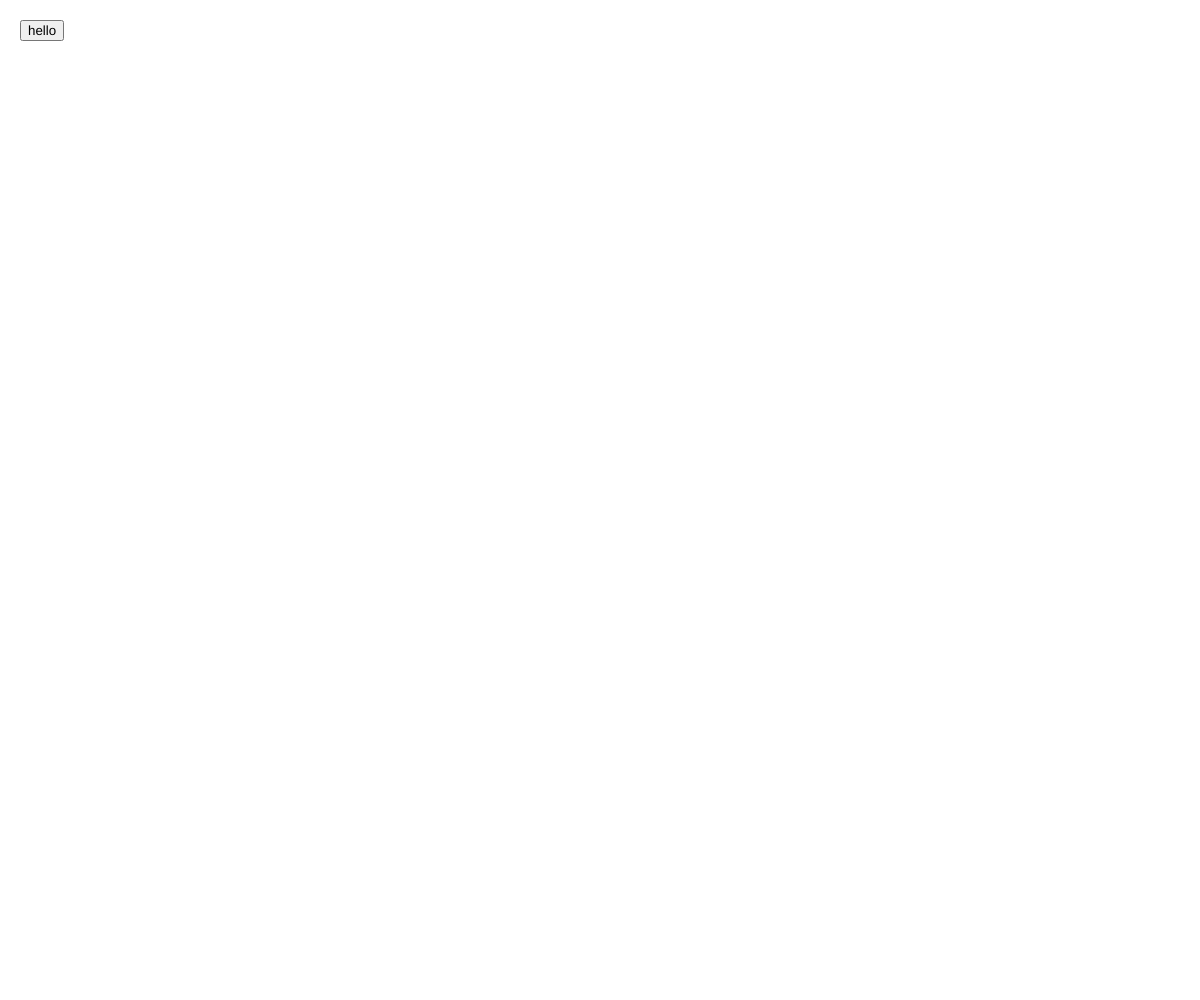
Frame 1 (no input)
Frame 60 (no input): identical to frame 1, image omitted
Frame 120 (the mouse pressed at the canvas centre since frame 60): identical to frame 1, image omitted

The p5.js sketch that drew this single still picture (run headless with seeded random() and noise() and a simulated clock; from frame 60 on, the mouse is pressed at the canvas centre):

// p5.js sketch
// ── sketch.js
let button; //ボタン

function setup() {
    createCanvas(windowWidth, windowHeight);
    background(255);
    button = createButton('hello');
    button.position(20, 20); //ボタンの位置
    button.mousePressed(hello); //マウスを押したときに動作を行う
}

function draw() {
}

function hello() {
    print('hello'); //コンソールに出力
}
